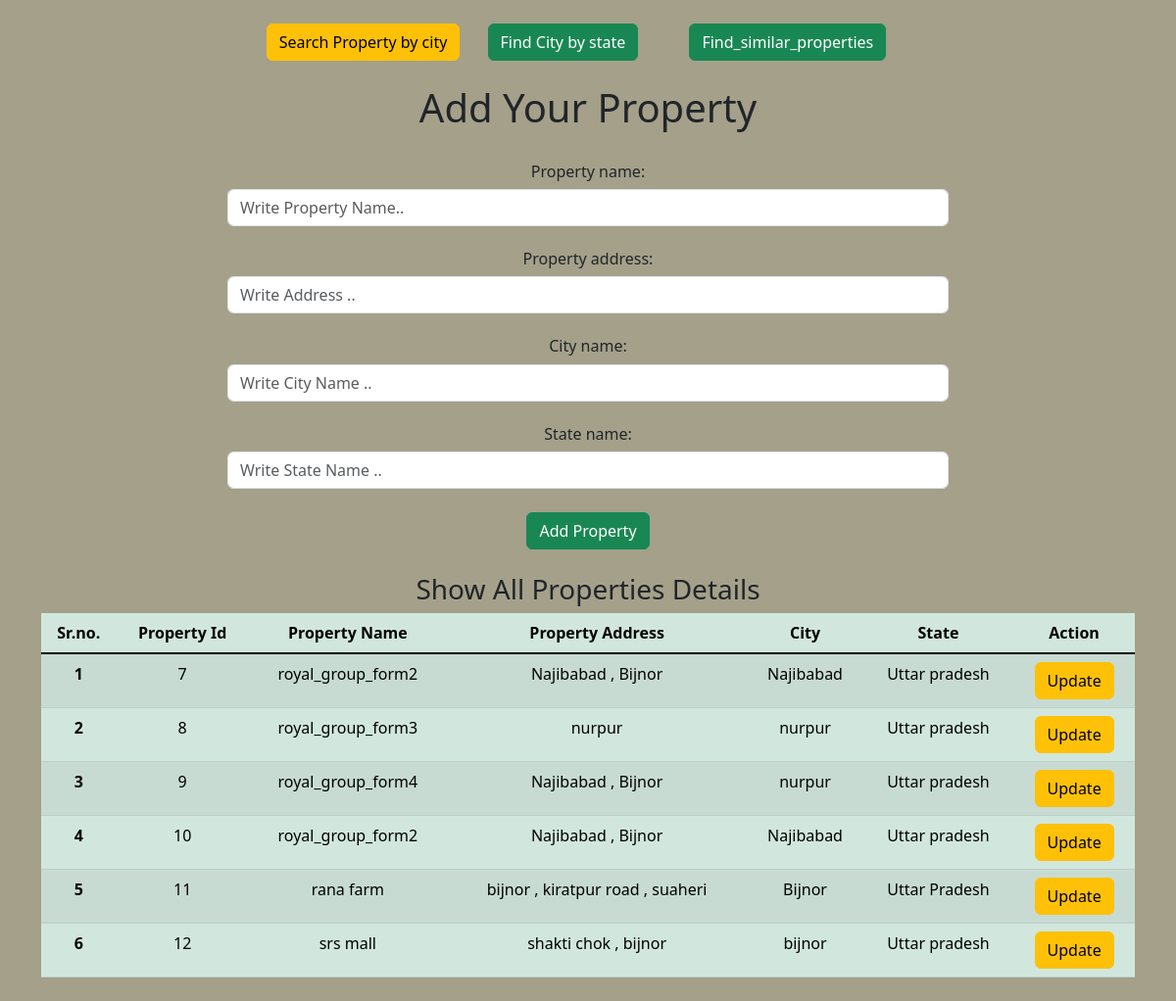
The page / on the database its author committed.
### Pr_app/models.py (models this page shows)
class Property_detail(models.Model):
    Pr_id = models.AutoField(primary_key=True)
    Property_name = models.CharField(max_length=100)
    Property_address = models.CharField(max_length=200)
    City_name = models.CharField(max_length=100)
    State_name = models.CharField(max_length=100)

### Pr_app/views.py (the view)
# urls.py: path('', views.All_Property, name="home"),
def All_Property(request):
    if request.method == "POST":
        formdata = Pr_form(request.POST)
        if formdata.is_valid():
            formdata.save()
            messages.success(request, 'Your Property added Successfully!')
            return redirect("/")
    else:
        formdata = Pr_form()
    Properties = Property_detail.objects.all()
    context = {"form": formdata, "Porperties": Properties}
    return render(request, 'pr_app/Home.html', context)

### Pr_app/forms.py
class Pr_form(forms.ModelForm):
    class Meta:
        model = Property_detail
        fields = ('Property_name', 'Property_address',
                  'City_name', 'State_name', )
        widgets = {"Property_name": forms.TextInput(
            attrs={"class": "form-control", "placeholder": "Write Property Name.."}),
            "Property_address": forms.TextInput(
            attrs={"class": "form-control", "placeholder": "Write Address .."}),
            "City_name": forms.TextInput(
            attrs={"class": "form-control", "placeholder": "Write City Name .."}),
            "State_name": forms.TextInput(
            attrs={"class": "form-control", "placeholder": "Write State Name .."})}

### Pr_app/templates/pr_app/Home.html (shortened to what this page needs)
{% extends 'pr_app/Base.html' %}
{% block Content %}
<div class="my-4">
    <a href="{% url 'Fetch_by_city' %}" class="btn btn-warning">Search Property by city</a>
    <a href="{% url 'Find_city' %}" class="btn btn-success mx-4">Find City by state</a>
    <a href="{% url 'Find_similiar' %}" class="btn btn-success mx-4">Find_similar_properties</a>
</div>
<div class="row justify-content-center">
    <h1>Add Your Property</h1>
    <div class="col-md-8">
        <form action="" method="post" novalidate>
            {% for fm in form %}
            <div class="my-4">
                <h6> {{ fm.label_tag }}</h6>
                {{ fm }}
            </div>
            {% endfor %}
            <input type="submit" value="Add Property" class="btn btn-success">
        </form>
    </div>
</div>
<div class="my-4">
    {% if Porperties %}
    <h3>Show All Properties Details </h3>
    <table class="table table-success table-striped">
        <thead>
            <tr>
                <th scope="col">Sr.no.</th>
                <th scope="col">Property Id</th>
                <th scope="col">Property Name</th>
                <th scope="col">Property Address</th>
                <th scope="col">City</th>
                <th scope="col">State</th>
                <th scope="col">Action</th>
            </tr>
        </thead>
        <tbody class="table-group-divider">
            {% for Pr in Porperties  %}
            <tr>
                <th scope="row">{{ forloop.counter }}</th>
                <td>{{ Pr.Pr_id }}</td>
                <td>{{ Pr.Property_name }}</td>
                <td>{{ Pr.Property_address }}</td>
                <td>{{ Pr.City_name }}</td>
                <td>{{ Pr.State_name }}</td>
                <td><a href="{% url 'Update' Pr.Pr_id %}" class="btn btn-warning">Update</a></td>
            </tr>
            {% endfor %}
        </tbody>
    </table>
    {% else %}
    <h3>I Could Not found any Property , Please Add Your Property </h3>
    {% endif %}
</div>
{% endblock Content %}

### Pr_app/templates/pr_app/Base.html (shortened to what this page needs)
<!doctype html>
<html lang="en">
{% load static %}
<head>
    <link href="https://cdn.jsdelivr.net/npm/bootstrap@5.3.0-alpha1/dist/css/bootstrap.min.css" rel="stylesheet"
>
    <link rel="stylesheet" href="{% static 'css/main.css' %}">
</head>
<body>
    <div class="container text-center my-3">
        {% block Content %}
        {% endblock Content %}
    </div>
</body>
</html>

### Pr_app/static/css/main.css (style rules this page uses)
body { background-color: rgb(164, 160, 137); }

### rows shown on the page
Property_detail: Pr_id "7", Property_name "royal_group_form2", Property_address "Najibabad , Bijnor", City_name "Najibabad", State_name "Uttar pradesh"
Property_detail: Pr_id "8", Property_name "royal_group_form3", Property_address "nurpur", City_name "nurpur", State_name "Uttar pradesh"
Property_detail: Pr_id "9", Property_name "royal_group_form4", Property_address "Najibabad , Bijnor", City_name "nurpur", State_name "Uttar pradesh"
Property_detail: Pr_id "10", Property_name "royal_group_form2", Property_address "Najibabad , Bijnor", City_name "Najibabad", State_name "Uttar pradesh"
Property_detail: Pr_id "11", Property_name "rana farm", Property_address "bijnor , kiratpur road , suaheri", City_name "Bijnor", State_name "Uttar Pradesh"
Property_detail: Pr_id "12", Property_name "srs mall", Property_address "shakti chok , bijnor", City_name "bijnor", State_name "Uttar pradesh"

### other values the page prints
{{ fm.label_tag }} "Property name:" "Property address:" "City name:" "State name:"
